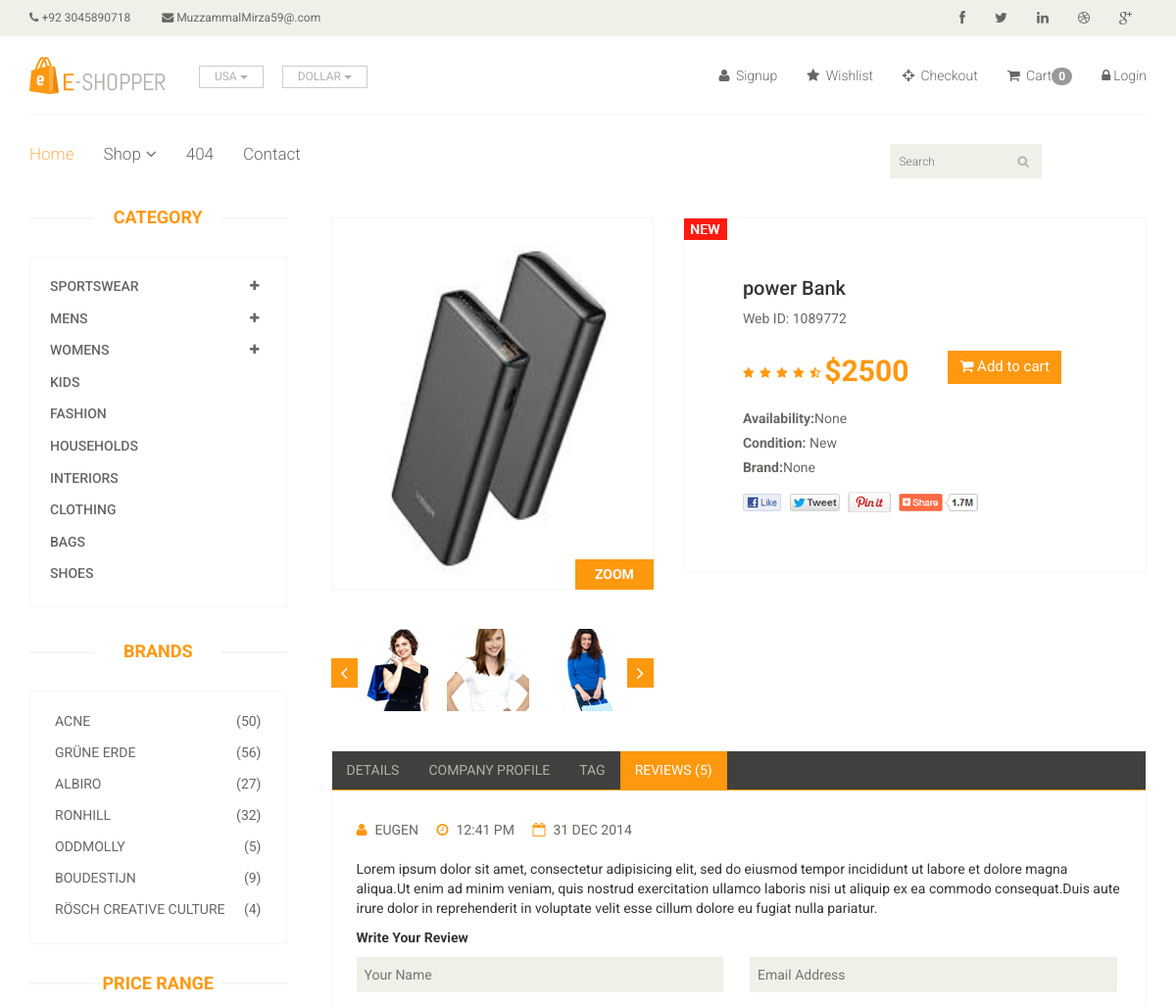
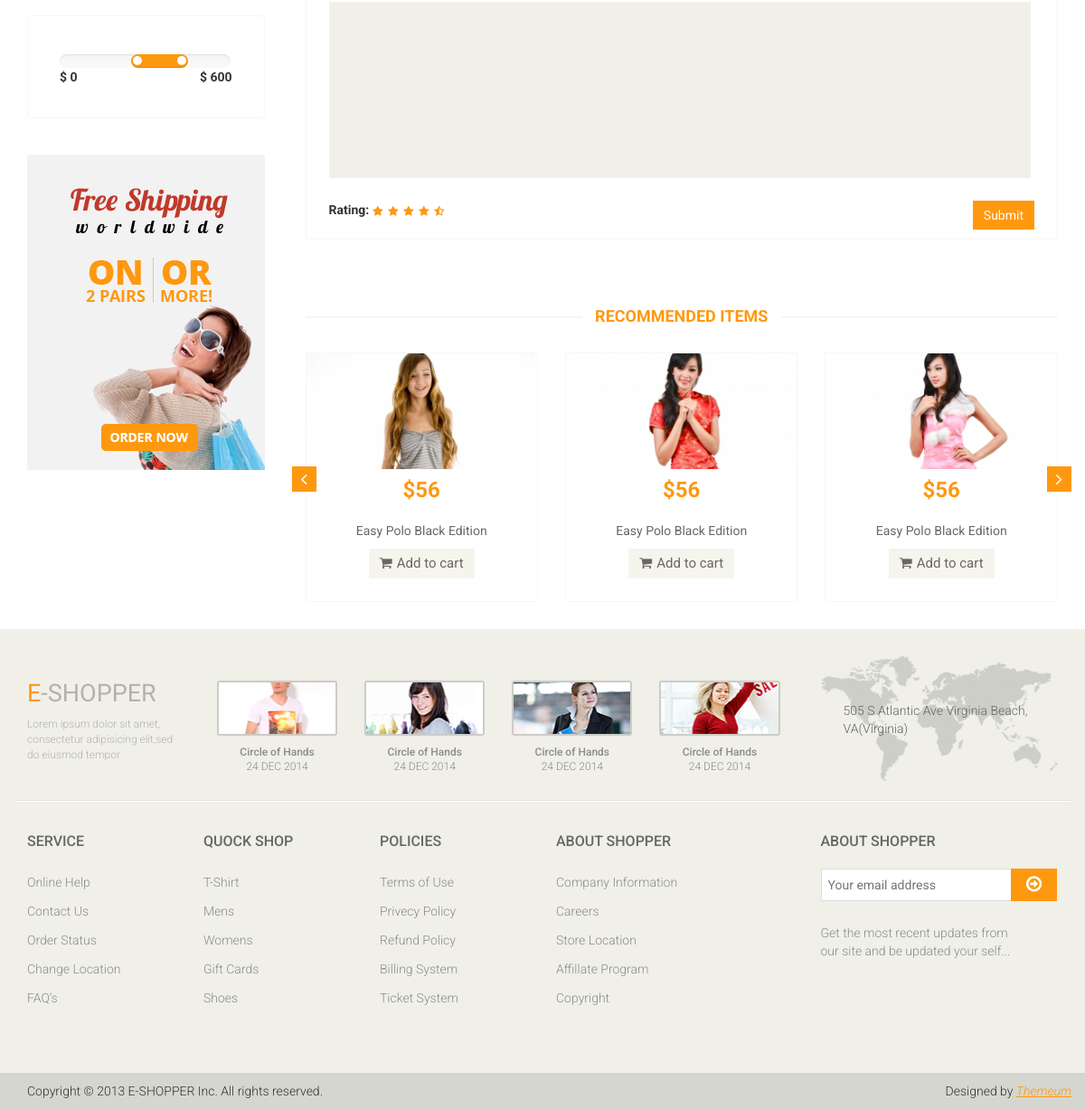
/order_detail/6, run on the app's committed database (2 pictures, top to bottom).
### store/models.py (models this page shows, shortened)
class Product(models.Model):
    Availability = (('In the stock','In the stock'),('out the stock ','Out the Stock'))
    cetagory = models.ForeignKey( Cetagory,on_delete=models.CASCADE,null=False,default='')
    sub_cetagory = models.ForeignKey(Sub_Cetagory,on_delete=models.CASCADE,null=False,default='')
    Brand = models.ForeignKey(Brand,on_delete=models.CASCADE,null=True,default='')
    image = models.ImageField(upload_to='ecommerce/pimg')
    name = models.CharField(max_length=70)
    price = models.IntegerField()
    Availability =models.CharField(choices=Availability,null=True,max_length=70)
    date = models.DateTimeField(auto_now_add=True)

### store/views.py (the view)
# urls.py: path('order_detail/<int:id>',views.order_detail,name='order_detail'),
def order_detail(reqeust,id):
    product=Product.objects.filter(id=id).first()
    return render(reqeust,'product_detail.html',{'product':product})

### store/templates/product_detail.html (shortened to what this page needs)
{% extends 'base.html' %}
{% block body %}
<section>
		<div class="container">
			<div class="row">
				<div class="col-sm-3">
					<div class="left-sidebar">
						<h2>Category</h2>
						<div class="panel-group category-products" id="accordian">
							<div class="panel panel-default">
								<div class="panel-heading">
									<h4 class="panel-title">
										<a data-toggle="collapse" data-parent="#accordian" href="#sportswear">
											<span class="badge pull-right"><i class="fa fa-plus"></i></span>
											Sportswear
										</a>
									</h4>
								</div>
							</div>
							<div class="panel panel-default">
								<div class="panel-heading">
									<h4 class="panel-title">
										<a data-toggle="collapse" data-parent="#accordian" href="#mens">
											<span class="badge pull-right"><i class="fa fa-plus"></i></span>
											Mens
										</a>
									</h4>
								</div>
							</div>
							<div class="panel panel-default">
								<div class="panel-heading">
									<h4 class="panel-title">
										<a data-toggle="collapse" data-parent="#accordian" href="#womens">
											<span class="badge pull-right"><i class="fa fa-plus"></i></span>
											Womens
										</a>
									</h4>
								</div>
							</div>
							<div class="panel panel-default">
								<div class="panel-heading">
									<h4 class="panel-title"><a href="#">Kids</a></h4>
								</div>
							</div>
							<div class="panel panel-default">
								<div class="panel-heading">
									<h4 class="panel-title"><a href="#">Fashion</a></h4>
								</div>
							</div>
							<div class="panel panel-default">
								<div class="panel-heading">
									<h4 class="panel-title"><a href="#">Households</a></h4>
								</div>
							</div>
							<div class="panel panel-default">
								<div class="panel-heading">
									<h4 class="panel-title"><a href="#">Interiors</a></h4>
								</div>
							</div>
							<div class="panel panel-default">
								<div class="panel-heading">
									<h4 class="panel-title"><a href="#">Clothing</a></h4>
								</div>
							</div>
							<div class="panel panel-default">
								<div class="panel-heading">
									<h4 class="panel-title"><a href="#">Bags</a></h4>
								</div>
							</div>
							<div class="panel panel-default">
								<div class="panel-heading">
									<h4 class="panel-title"><a href="#">Shoes</a></h4>
								</div>
							</div>
						</div>
						<div class="brands_products">
							<h2>Brands</h2>
							<div class="brands-name">
								<ul class="nav nav-pills nav-stacked">
									<li><a href=""> <span class="pull-right">(50)</span>Acne</a></li>
									<li><a href=""> <span class="pull-right">(56)</span>Grüne Erde</a></li>
									<li><a href=""> <span class="pull-right">(27)</span>Albiro</a></li>
									<li><a href=""> <span class="pull-right">(32)</span>Ronhill</a></li>
									<li><a href=""> <span class="pull-right">(5)</span>Oddmolly</a></li>
									<li><a href=""> <span class="pull-right">(9)</span>Boudestijn</a></li>
									<li><a href=""> <span class="pull-right">(4)</span>Rösch creative culture</a></li>
								</ul>
							</div>
						</div>
						<div class="price-range">
							<h2>Price Range</h2>
							<div class="well">
								 <input type="text" class="span2" value="" data-slider-min="0" data-slider-max="600" data-slider-step="5" data-slider-value="[250,450]" id="sl2" ><br />
								 <b>$ 0</b> <b class="pull-right">$ 600</b>
							</div>
						</div>
						<div class="shipping text-center">
							<img src="images/home/shipping.jpg" alt="" />
						</div>
					</div>
				</div>
				<div class="col-sm-9 padding-right">
					<div class="product-details">
						<div class="col-sm-5">
							<div class="view-product">
								<img src="/{{product.image}}" alt="" />
								<h3>ZOOM</h3>
							</div>
							<div id="similar-product" class="carousel slide" data-ride="carousel">
								    <div class="carousel-inner">
										<div class="item active">
										  <a href=""><img src="images/product-details/similar1.jpg" alt=""></a>
										  <a href=""><img src="images/product-details/similar2.jpg" alt=""></a>
										  <a href=""><img src="images/product-details/similar3.jpg" alt=""></a>
										</div>
									</div>
								  <a class="left item-control" href="#similar-product" data-slide="prev">
									<i class="fa fa-angle-left"></i>
								  </a>
								  <a class="right item-control" href="#similar-product" data-slide="next">
									<i class="fa fa-angle-right"></i>
								  </a>
							</div>
						</div>
						<div class="col-sm-7">
							<div class="product-information">
								<img src="images/product-details/new.jpg" class="newarrival" alt="" />
								<h2>{{product.name}}</h2>
								<p>Web ID: 1089772</p>
								<img src="images/product-details/rating.png" alt="" />
								<span>
									<span>${{product.price}}</span>
									<button type="button" class="btn btn-fefault cart">
										<i class="fa fa-shopping-cart"></i>
										Add to cart
									</button>
								</span>
								<p><b>Availability:</b>{{product.Availability}}</p>
								<p><b>Condition:</b> New</p>
								<p><b>Brand:</b>{{product.Brand}}</p>
								<a href=""><img src="images/product-details/share.png" class="share img-responsive"  alt="" /></a>
							</div>
						</div>
					</div>
					<div class="category-tab shop-details-tab">
						<div class="col-sm-12">
							<ul class="nav nav-tabs">
								<li><a href="#details" data-toggle="tab">Details</a></li>
								<li><a href="#companyprofile" data-toggle="tab">Company Profile</a></li>
								<li><a href="#tag" data-toggle="tab">Tag</a></li>
								<li class="active"><a href="#reviews" data-toggle="tab">Reviews (5)</a></li>
							</ul>
						</div>
						<div class="tab-content">
							<div class="tab-pane fade active in" id="reviews" >
								<div class="col-sm-12">
									<ul>
										<li><a href=""><i class="fa fa-user"></i>EUGEN</a></li>
										<li><a href=""><i class="fa fa-clock-o"></i>12:41 PM</a></li>
										<li><a href=""><i class="fa fa-calendar-o"></i>31 DEC 2014</a></li>
									</ul>
									<p>Lorem ipsum dolor sit amet, consectetur adipisicing elit, sed do eiusmod tempor incididunt ut labore et dolore magna aliqua.Ut enim ad minim veniam, quis nostrud exercitation ullamco laboris nisi ut aliquip ex ea commodo consequat.Duis aute irure dolor in reprehenderit in voluptate velit esse cillum dolore eu fugiat nulla pariatur.</p>
									<p><b>Write Your Review</b></p>
									<form action="#">
										<span>
											<input type="text" placeholder="Your Name"/>
											<input type="email" placeholder="Email Address"/>
										</span>
										<textarea name="" ></textarea>
										<b>Rating: </b> <img src="images/product-details/rating.png" alt="" />
										<button type="button" class="btn btn-default pull-right">
											Submit
										</button>
									</form>
								</div>
							</div>
						</div>
					</div>
					<div class="recommended_items">
						<h2 class="title text-center">recommended items</h2>
						<div id="recommended-item-carousel" class="carousel slide" data-ride="carousel">
							<div class="carousel-inner">
								<div class="item active">
									<div class="col-sm-4">
										<div class="product-image-wrapper">
											<div class="single-products">
												<div class="productinfo text-center">
													<img src="images/home/recommend1.jpg" alt="" />
													<h2>$56</h2>
													<p>Easy Polo Black Edition</p>
													<button type="button" class="btn btn-default add-to-cart"><i class="fa fa-shopping-cart"></i>Add to cart</button>
												</div>
											</div>
										</div>
									</div>
									<div class="col-sm-4">
										<div class="product-image-wrapper">
											<div class="single-products">
												<div class="productinfo text-center">
													<img src="images/home/recommend2.jpg" alt="" />
													<h2>$56</h2>
													<p>Easy Polo Black Edition</p>
													<button type="button" class="btn btn-default add-to-cart"><i class="fa fa-shopping-cart"></i>Add to cart</button>
												</div>
											</div>
										</div>
									</div>
									<div class="col-sm-4">
										<div class="product-image-wrapper">
											<div class="single-products">
												<div class="productinfo text-center">
													<img src="images/home/recommend3.jpg" alt="" />
													<h2>$56</h2>
													<p>Easy Polo Black Edition</p>
													<button type="button" class="btn btn-default add-to-cart"><i class="fa fa-shopping-cart"></i>Add to cart</button>
												</div>
											</div>
										</div>
									</div>
								</div>
							</div>
							 <a class="left recommended-item-control" href="#recommended-item-carousel" data-slide="prev">
								<i class="fa fa-angle-left"></i>
							  </a>
							  <a class="right recommended-item-control" href="#recommended-item-carousel" data-slide="next">
								<i class="fa fa-angle-right"></i>
							  </a>
						</div>
					</div>
				</div>
			</div>
		</div>
	</section>
{% endblock %}

### data on the page
Product: image (picture), name "power Bank", price "2500", Availability "None", Brand "None"

### other printed values
{{ request.session.cart|length }} "0"
